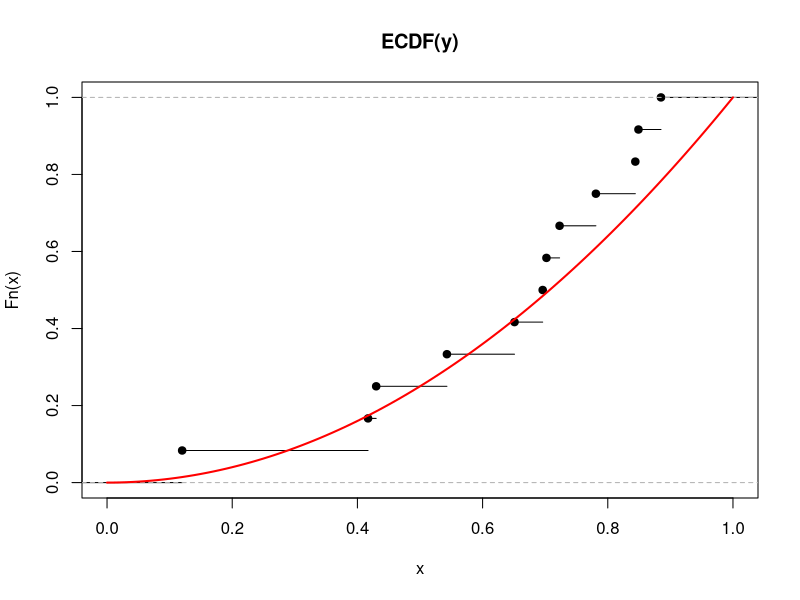

Generate this figure with R:
## ---- chunk 1
knitr::opts_chunk$set(echo = TRUE)

options(width = 100)
## ---- chunk 2
y <- c(0.849, 0.723, 0.696, 0.430, 0.702, 0.651, 0.844, 0.120, 0.781, 0.417, 0.885, 0.543)
## ---- chunk 3
mean(y); var(y); min(y); max(y)
## ---- chunk 4
M <- matrix(y[1:9], 3, 3)
det(M); qr(M)$rank; sum(diag(M))
## ---- chunk 5
eigen(tcrossprod(M))$values
## ---- chunk 6
sum(M) - sum(diag(M))
## ---- chunk 7
my_kurtosis <- function(x) {
  x <- x - mean(x)
  mean(x ^ 4) / (mean(x ^ 2) ^ 2) - 3
}
my_kurtosis(y)
## ---- chunk 8
d_myf <- function(x) {
  stopifnot(is.numeric(x))
  2 * x
}
p_myf <- function(x) {
  stopifnot(is.numeric(x))
  x ^ 2
}
q_myf <- function(x) {
  stopifnot(is.numeric(x))
  sqrt(x)
}
## ---- chunk 9
p_myf(0.5)
q_myf(0.6)
## ---- chunk 10
d_myf(y)
## ---- chunk 11
plot(ecdf(y), main = "ECDF(y)", xlim = c(0, 1))
curve(p_myf, col = "red", lwd = 2, add = TRUE)
## ---- chunk 12
integrate(d_myf, lower = 0, upper = 1)
## ---- chunk 13
set.seed(2)
dado <- c(1, 2)
estrazione <- sample(x = dado, size = 2, replace = TRUE)
estrazione # RIP
## ---- chunk 14
n_simulazioni <- 1e5
risultati <- logical(length = n_simulazioni)
for (i in seq_along(risultati)) {
  estrazione <- sample(dado, size = 2, replace = TRUE)
  risultati[i] <- all(estrazione == c(1, 1)) # Perchè dobbiamo usare all()? 
}
mean(risultati)
